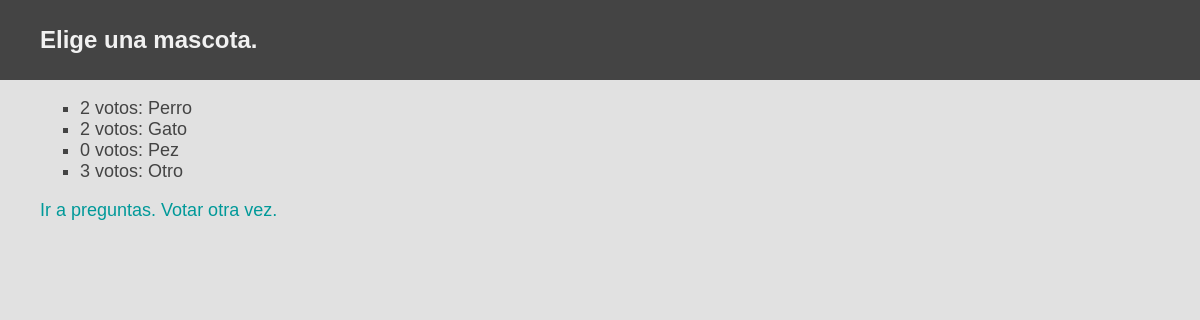
The app's page /polls/2/results/ with its own data.
### polls/models.py (models this page shows, shortened)
class Poll(models.Model):
    question = models.CharField(max_length=200)
    pub_date = models.DateTimeField('data published')
    def was_published_recently(self):
        return self.pub_date >= timezone.now()-datetime.timedelta(days=1)
    was_published_recently.admin_order_field = 'pub_date'
    was_published_recently.boolean = True
    was_published_recently.short_description = 'Published recently?'

class Choice(models.Model):
    poll = models.ForeignKey(Poll)
    choice_text = models.CharField(max_length=200)
    votes = models.IntegerField(default=0)

### polls/views.py (the view)
class ResultsView(generic.DetailView):
    model = Poll
    template_name = 'polls/results.html'

### polls/templates/polls/results.html (shortened to what this page needs)
{% extends 'polls/base.html' %}
{% block encabezado %}
	{{ poll.question }}
{% endblock %}
{% block contenido %}
	<ul>
	{% for choice in poll.choice_set.all %}
		<li class="resultado">{{ choice.votes }} voto{{ choice.votes|pluralize }}: {{ choice.choice_text }}</li>
	{% endfor %}
	</ul>
	<a href="{% url 'polls:index' %}">Ir a preguntas.</a>
	<a href="{% url 'polls:detail' poll.id %}">Votar otra vez.</a>
{% endblock %}

### polls/static/polls/style.css (style rules this page uses)
body { background: #e1e1e1; margin: 0; padding: 0; }
.contenido a { text-decoration: none; color: #099; }
.resultado { list-style-type:square; }

### records on screen
Poll: question "Elige una mascota."
Choice: votes "2", choice_text "Perro"
Choice: votes "2", choice_text "Gato"
Choice: votes "0", choice_text "Pez"
Choice: votes "3", choice_text "Otro"
